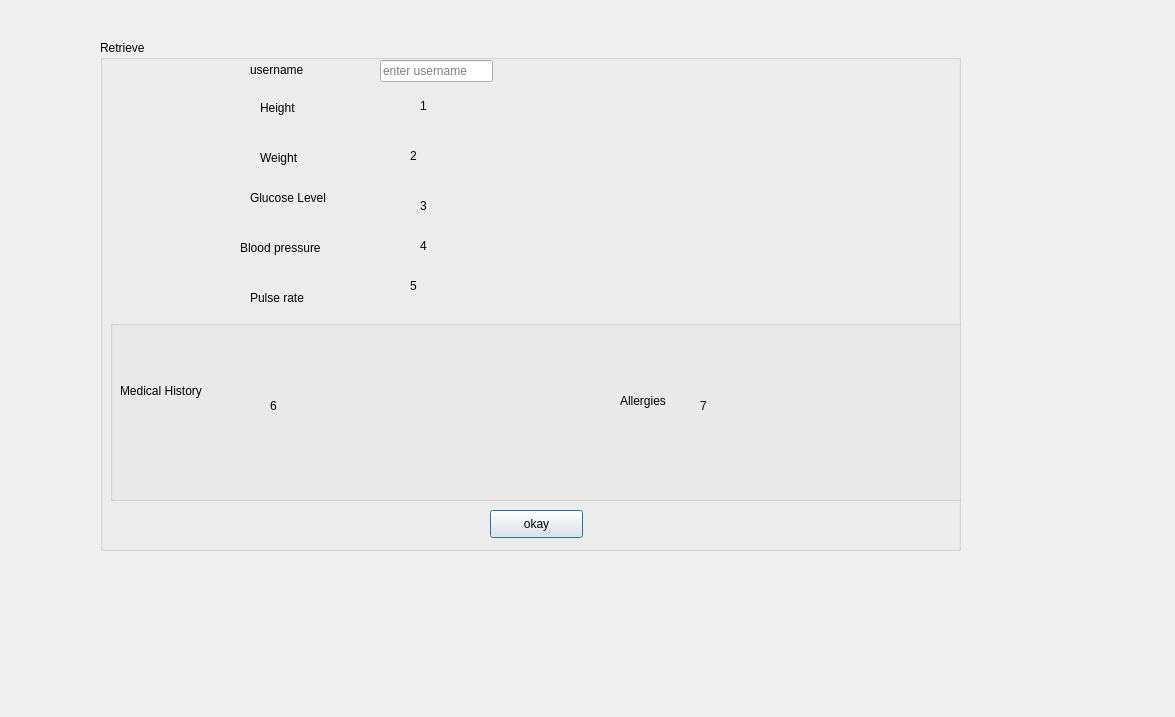
<?xml version="1.0" encoding="UTF-8"?>
<ui version="4.0">
 <class>Retrieve</class>
 <widget class="QDialog" name="Retrieve">
  <property name="geometry">
   <rect>
    <x>0</x>
    <y>0</y>
    <width>1175</width>
    <height>717</height>
   </rect>
  </property>
  <property name="windowTitle">
   <string>Dialog</string>
  </property>
  <widget class="QGroupBox" name="groupBox">
   <property name="geometry">
    <rect>
     <x>100</x>
     <y>40</y>
     <width>861</width>
     <height>511</height>
    </rect>
   </property>
   <property name="title">
    <string>Retrieve</string>
   </property>
   <widget class="QPushButton" name="Retrieverec">
    <property name="geometry">
     <rect>
      <x>390</x>
      <y>470</y>
      <width>93</width>
      <height>28</height>
     </rect>
    </property>
    <property name="text">
     <string>okay</string>
    </property>
   </widget>
   <widget class="QLabel" name="label">
    <property name="geometry">
     <rect>
      <x>160</x>
      <y>60</y>
      <width>55</width>
      <height>16</height>
     </rect>
    </property>
    <property name="text">
     <string>Height</string>
    </property>
   </widget>
   <widget class="QLabel" name="label_2">
    <property name="geometry">
     <rect>
      <x>160</x>
      <y>110</y>
      <width>55</width>
      <height>16</height>
     </rect>
    </property>
    <property name="text">
     <string>Weight</string>
    </property>
   </widget>
   <widget class="QLabel" name="label_3">
    <property name="geometry">
     <rect>
      <x>150</x>
      <y>150</y>
      <width>81</width>
      <height>16</height>
     </rect>
    </property>
    <property name="text">
     <string>Glucose Level</string>
    </property>
   </widget>
   <widget class="QLabel" name="label_4">
    <property name="geometry">
     <rect>
      <x>140</x>
      <y>200</y>
      <width>91</width>
      <height>16</height>
     </rect>
    </property>
    <property name="text">
     <string>Blood pressure</string>
    </property>
   </widget>
   <widget class="QLabel" name="label_5">
    <property name="geometry">
     <rect>
      <x>150</x>
      <y>250</y>
      <width>81</width>
      <height>16</height>
     </rect>
    </property>
    <property name="text">
     <string>Pulse rate</string>
    </property>
   </widget>
   <widget class="QGroupBox" name="groupBox_2">
    <property name="geometry">
     <rect>
      <x>10</x>
      <y>280</y>
      <width>861</width>
      <height>181</height>
     </rect>
    </property>
    <property name="title">
     <string/>
    </property>
    <widget class="QLabel" name="label_6">
     <property name="geometry">
      <rect>
       <x>10</x>
       <y>60</y>
       <width>91</width>
       <height>21</height>
      </rect>
     </property>
     <property name="text">
      <string>Medical History</string>
     </property>
    </widget>
    <widget class="QLabel" name="label_7">
     <property name="geometry">
      <rect>
       <x>510</x>
       <y>70</y>
       <width>71</width>
       <height>21</height>
      </rect>
     </property>
     <property name="text">
      <string>Allergies</string>
     </property>
    </widget>
    <widget class="QLabel" name="medical">
     <property name="geometry">
      <rect>
       <x>160</x>
       <y>10</y>
       <width>231</width>
       <height>151</height>
      </rect>
     </property>
     <property name="text">
      <string>6</string>
     </property>
    </widget>
    <widget class="QLabel" name="allergies">
     <property name="geometry">
      <rect>
       <x>590</x>
       <y>10</y>
       <width>231</width>
       <height>151</height>
      </rect>
     </property>
     <property name="text">
      <string>7</string>
     </property>
    </widget>
   </widget>
   <widget class="QLabel" name="height">
    <property name="geometry">
     <rect>
      <x>320</x>
      <y>50</y>
      <width>111</width>
      <height>31</height>
     </rect>
    </property>
    <property name="text">
     <string>1</string>
    </property>
   </widget>
   <widget class="QLabel" name="weight">
    <property name="geometry">
     <rect>
      <x>310</x>
      <y>100</y>
      <width>111</width>
      <height>31</height>
     </rect>
    </property>
    <property name="text">
     <string>2</string>
    </property>
   </widget>
   <widget class="QLabel" name="glucose">
    <property name="geometry">
     <rect>
      <x>320</x>
      <y>150</y>
      <width>111</width>
      <height>31</height>
     </rect>
    </property>
    <property name="text">
     <string>3</string>
    </property>
   </widget>
   <widget class="QLabel" name="bp">
    <property name="geometry">
     <rect>
      <x>320</x>
      <y>190</y>
      <width>111</width>
      <height>31</height>
     </rect>
    </property>
    <property name="text">
     <string>4</string>
    </property>
   </widget>
   <widget class="QLabel" name="pulse">
    <property name="geometry">
     <rect>
      <x>310</x>
      <y>230</y>
      <width>111</width>
      <height>31</height>
     </rect>
    </property>
    <property name="text">
     <string>5</string>
    </property>
   </widget>
   <widget class="QLabel" name="label_8">
    <property name="geometry">
     <rect>
      <x>150</x>
      <y>20</y>
      <width>81</width>
      <height>20</height>
     </rect>
    </property>
    <property name="text">
     <string>username</string>
    </property>
   </widget>
   <widget class="QLineEdit" name="username">
    <property name="geometry">
     <rect>
      <x>280</x>
      <y>20</y>
      <width>113</width>
      <height>22</height>
     </rect>
    </property>
    <property name="placeholderText">
     <string>enter username</string>
    </property>
   </widget>
  </widget>
 </widget>
 <resources/>
 <connections/>
</ui>
